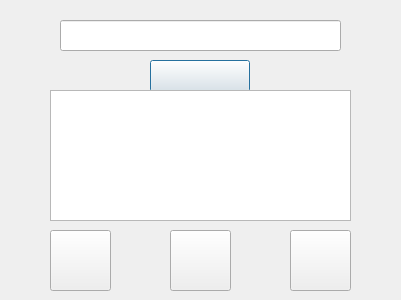
<?xml version="1.0" encoding="UTF-8"?>
<ui version="4.0">
 <class>study</class>
 <widget class="QDialog" name="study">
  <property name="geometry">
   <rect>
    <x>0</x>
    <y>0</y>
    <width>401</width>
    <height>300</height>
   </rect>
  </property>
  <property name="windowTitle">
   <string>学習</string>
  </property>
  <widget class="QLineEdit" name="daimoku">
   <property name="geometry">
    <rect>
     <x>60</x>
     <y>20</y>
     <width>281</width>
     <height>31</height>
    </rect>
   </property>
  </widget>
  <widget class="QPushButton" name="see_mean_btn">
   <property name="geometry">
    <rect>
     <x>150</x>
     <y>60</y>
     <width>100</width>
     <height>32</height>
    </rect>
   </property>
   <property name="text">
    <string/>
   </property>
  </widget>
  <widget class="QPlainTextEdit" name="see_mean">
   <property name="geometry">
    <rect>
     <x>50</x>
     <y>90</y>
     <width>301</width>
     <height>131</height>
    </rect>
   </property>
  </widget>
  <widget class="QPushButton" name="no_btn">
   <property name="geometry">
    <rect>
     <x>50</x>
     <y>230</y>
     <width>61</width>
     <height>61</height>
    </rect>
   </property>
   <property name="text">
    <string/>
   </property>
   <property name="icon">
    <iconset resource="resource.qrc">
     <normaloff>:/imgs/no.png</normaloff>:/imgs/no.png</iconset>
   </property>
   <property name="iconSize">
    <size>
     <width>32</width>
     <height>32</height>
    </size>
   </property>
  </widget>
  <widget class="QPushButton" name="play_tts_btn">
   <property name="geometry">
    <rect>
     <x>170</x>
     <y>230</y>
     <width>61</width>
     <height>61</height>
    </rect>
   </property>
   <property name="text">
    <string/>
   </property>
   <property name="icon">
    <iconset resource="resource.qrc">
     <normaloff>:/imgs/mp3.png</normaloff>:/imgs/mp3.png</iconset>
   </property>
   <property name="iconSize">
    <size>
     <width>32</width>
     <height>32</height>
    </size>
   </property>
  </widget>
  <widget class="QPushButton" name="yes_btn">
   <property name="geometry">
    <rect>
     <x>290</x>
     <y>230</y>
     <width>61</width>
     <height>61</height>
    </rect>
   </property>
   <property name="text">
    <string/>
   </property>
   <property name="icon">
    <iconset resource="resource.qrc">
     <normaloff>:/imgs/yes.png</normaloff>:/imgs/yes.png</iconset>
   </property>
   <property name="iconSize">
    <size>
     <width>32</width>
     <height>32</height>
    </size>
   </property>
  </widget>
 </widget>
 <resources>
  <include location="resource.qrc"/>
 </resources>
 <connections/>
</ui>
